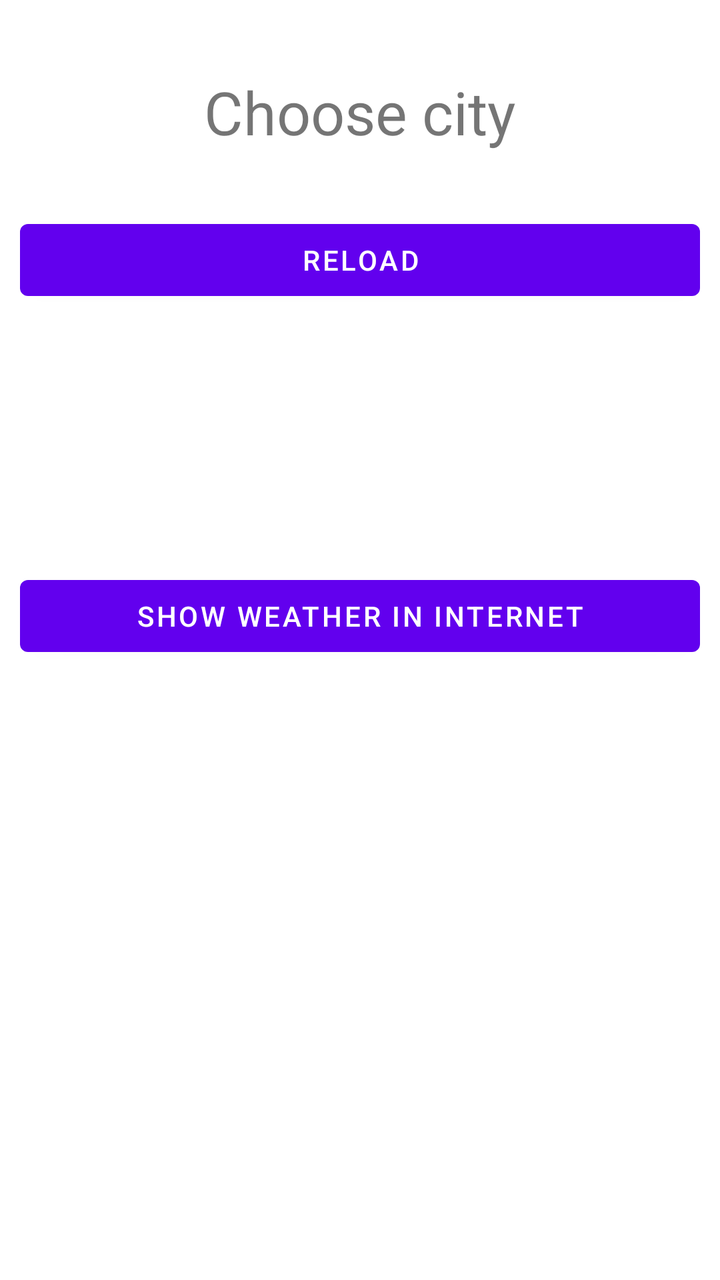
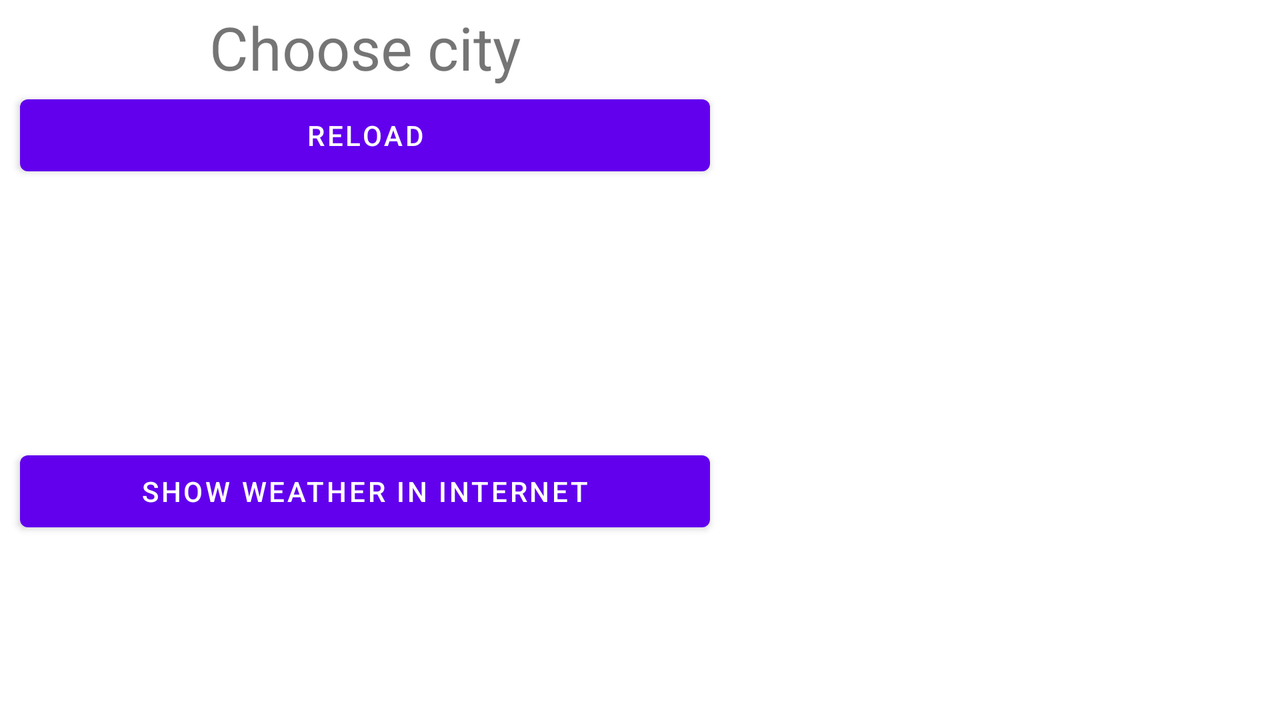

An Android layout and its configuration variant, each rendered on a device that would load it. The default file and the variant file are quoted in full after the pictures.
<!-- AndroidManifest.xml: application theme lightStyle -->
<!-- res/layout/fragment_weather.xml -->
<?xml version="1.0" encoding="utf-8"?>
<androidx.constraintlayout.widget.ConstraintLayout xmlns:android="http://schemas.android.com/apk/res/android"
    xmlns:app="http://schemas.android.com/apk/res-auto"
    xmlns:tools="http://schemas.android.com/tools"
    android:layout_width="match_parent"
    android:layout_height="match_parent"
    android:id="@+id/fragment_weather"
    tools:context=".MainActivity">

    <com.google.android.material.textview.MaterialTextView
        android:id="@+id/myCity"
        android:layout_width="wrap_content"
        android:layout_height="wrap_content"
        android:layout_marginTop="@dimen/marginCity"
        android:background="?attr/selectableItemBackground"
        android:text="@string/city"
        android:textSize="30sp"
        android:visibility="visible"
        app:layout_constraintBottom_toBottomOf="parent"
        app:layout_constraintEnd_toEndOf="parent"
        app:layout_constraintStart_toStartOf="parent"
        app:layout_constraintTop_toTopOf="parent"
        app:layout_constraintVertical_bias="0.01"
        tools:ignore="MissingConstraints" />

    <FrameLayout
        android:layout_width="20dp"
        android:layout_height="40dp"
        android:id="@+id/imageThermometer"
        android:layout_marginStart="10dp"
        app:layout_constraintBottom_toBottomOf="@+id/myCity"
        app:layout_constraintStart_toEndOf="@+id/myCity"
        tools:ignore="MissingConstraints">

    </FrameLayout>

    <ProgressBar
        android:layout_width="match_parent"
        android:layout_height="30dp"
        android:id="@+id/progressBarr"
        app:layout_constraintTop_toBottomOf="@id/myCity"
        android:visibility="invisible"/>

    <com.google.android.material.button.MaterialButton
        android:id="@+id/buttonShowWeather"
        android:layout_width="0dp"
        android:layout_height="wrap_content"
        style="@style/marginStart_marginEnd"
        android:layout_marginTop="@dimen/marginCity"
        android:text="@string/reload"
        app:layout_constraintEnd_toEndOf="parent"
        app:layout_constraintHorizontal_weight="0.7"
        app:layout_constraintStart_toStartOf="parent"
        app:layout_constraintTop_toBottomOf="@+id/myCity"
        tools:ignore="MissingConstraints,OnClick" />

    <androidx.recyclerview.widget.RecyclerView
        android:id="@+id/recyclerViewForWeather"
        android:layout_width="match_parent"
        android:layout_height="wrap_content"
        style="@style/marginStart_marginEnd"
        android:layoutAnimation="@anim/anim"
        app:layout_constraintTop_toBottomOf="@+id/buttonShowWeather"
        tools:ignore="MissingConstraints" />

    <com.google.android.material.textview.MaterialTextView
        android:id="@+id/textViewSpeedWind"
        android:layout_width="0dp"
        android:layout_height="50dp"
        android:layout_marginTop="10dp"
        android:layout_marginEnd="10dp"
        android:gravity="center"
        android:textSize="30sp"
        android:visibility="invisible"
        app:layout_constraintEnd_toEndOf="parent"
        app:layout_constraintHorizontal_weight="0.5"
        app:layout_constraintStart_toEndOf="@id/textViewSpeedWindSign"
        app:layout_constraintTop_toBottomOf="@+id/textViewPressureSign" />

    <com.google.android.material.textview.MaterialTextView
        android:id="@+id/textViewPressure"
        android:layout_width="0dp"
        android:layout_height="50dp"
        android:layout_marginTop="10dp"
        android:layout_marginEnd="10dp"
        android:gravity="center"
        android:textSize="30sp"
        android:visibility="invisible"
        app:layout_constraintEnd_toEndOf="parent"
        app:layout_constraintHorizontal_weight="0.5"
        app:layout_constraintStart_toEndOf="@id/textViewPressureSign"
        app:layout_constraintTop_toBottomOf="@+id/recyclerViewForWeather" />

    <com.google.android.material.textview.MaterialTextView
        android:id="@+id/textViewSpeedWindSign"
        android:layout_width="wrap_content"
        android:layout_height="50dp"
        android:layout_marginStart="10dp"
        android:layout_marginTop="10dp"
        android:gravity="center"
        android:text="@string/speed_of_wind"
        android:textSize="30sp"
        android:visibility="invisible"
        app:layout_constraintEnd_toStartOf="@id/textViewSpeedWind"
        app:layout_constraintStart_toStartOf="parent"
        app:layout_constraintTop_toBottomOf="@+id/textViewPressure" />

    <com.google.android.material.textview.MaterialTextView
        android:id="@+id/textViewPressureSign"
        android:layout_width="wrap_content"
        android:layout_height="50dp"
        android:layout_marginStart="10dp"
        android:layout_marginTop="10dp"
        android:gravity="center"
        android:text="@string/pressure"
        android:textSize="30sp"
        android:visibility="invisible"
        app:layout_constraintEnd_toStartOf="@id/textViewPressure"
        app:layout_constraintStart_toStartOf="parent"
        app:layout_constraintTop_toBottomOf="@+id/recyclerViewForWeather" />

    <com.google.android.material.button.MaterialButton
        android:id="@+id/btnShowWeatherInInternet"
        style="@style/marginStart_marginEnd"
        android:layout_width="0dp"
        android:layout_height="wrap_content"
        android:layout_marginTop="10dp"
        android:text="@string/show_weather_in_internet"
        app:layout_constraintEnd_toEndOf="parent"
        app:layout_constraintStart_toStartOf="parent"
        app:layout_constraintTop_toBottomOf="@id/textViewSpeedWind" />

</androidx.constraintlayout.widget.ConstraintLayout>
<!-- resources referenced by this layout -->
<resources>
  <dimen name="marginCity">30dp</dimen>
  <string name="city" translatable="false">Choose city</string>
  <string name="pressure">Pressure:</string>
  <string name="reload">reload</string>
  <string name="show_weather_in_internet">Show weather in internet</string>
  <string name="speed_of_wind">Speed:</string>
  <style name="marginStart_marginEnd">
          <item name="android:layout_marginStart">10dp</item>
          <item name="android:layout_marginEnd">10dp</item>
      </style>
  <style name="lightStyle" parent="Theme.MaterialComponents.Light.NoActionBar">
          <item name="colorPrimary">@color/colorPrimary</item>
          <item name="colorPrimaryDark">@color/colorPrimaryDark</item>
          <item name="colorAccent">@color/colorAccent</item>
      </style>
</resources>
<!-- res/layout-land/fragment_weather.xml (the repository's variant of the layout above) -->
<!-- drawn on the phone turned sideways -->
<?xml version="1.0" encoding="utf-8"?>
<androidx.constraintlayout.widget.ConstraintLayout xmlns:android="http://schemas.android.com/apk/res/android"
    xmlns:app="http://schemas.android.com/apk/res-auto"
    xmlns:tools="http://schemas.android.com/tools"
    android:layout_width="match_parent"
    android:layout_height="match_parent"
    android:id="@+id/fragment_weather"
    tools:context=".MainActivity">

    <androidx.constraintlayout.widget.Guideline
        android:id="@+id/guideline"
        android:layout_width="wrap_content"
        android:layout_height="wrap_content"
        android:orientation="vertical"
        app:layout_constraintGuide_begin="365dp" />

    <com.google.android.material.textview.MaterialTextView
        android:id="@+id/myCity"
        android:layout_width="wrap_content"
        android:layout_height="wrap_content"
        android:layout_marginTop="@dimen/marginCity"
        android:background="?attr/selectableItemBackground"
        android:text="@string/city"
        android:textSize="30sp"
        android:visibility="visible"
        app:layout_constraintBottom_toBottomOf="parent"
        app:layout_constraintEnd_toEndOf="@id/guideline"
        app:layout_constraintStart_toStartOf="parent"
        app:layout_constraintTop_toTopOf="parent"
        app:layout_constraintVertical_bias="0.01"
        tools:ignore="MissingConstraints" />

    <ProgressBar
        android:layout_width="match_parent"
        android:layout_height="30dp"
        android:id="@+id/progressBarr"
        app:layout_constraintTop_toBottomOf="@id/myCity"
        android:visibility="invisible"/>

    <FrameLayout
        android:layout_width="20dp"
        android:layout_height="40dp"
        android:id="@+id/imageThermometer"
        android:layout_marginStart="10dp"
        app:layout_constraintBottom_toBottomOf="@+id/myCity"
        app:layout_constraintStart_toEndOf="@+id/myCity"
        tools:ignore="MissingConstraints">

    </FrameLayout>

    <androidx.recyclerview.widget.RecyclerView
        android:id="@+id/recyclerViewForWeather"
        style="@style/marginStart_marginEnd"
        android:layout_width="0dp"
        android:layout_height="wrap_content"
        android:layout_marginTop="50dp"
        android:layoutAnimation="@anim/anim"
        app:layout_constraintEnd_toEndOf="parent"
        app:layout_constraintStart_toEndOf="@id/guideline"
        app:layout_constraintTop_toTopOf="parent"
        tools:ignore="MissingConstraints" />

    <com.google.android.material.button.MaterialButton
        android:id="@+id/buttonShowWeather"
        style="@style/marginStart_marginEnd"
        android:layout_width="0dp"
        android:layout_height="wrap_content"
        android:layout_marginTop="@dimen/marginCity"
        android:text="@string/reload"
        app:layout_constraintEnd_toEndOf="@id/guideline"
        app:layout_constraintHorizontal_weight="0.7"
        app:layout_constraintStart_toStartOf="parent"
        app:layout_constraintTop_toBottomOf="@+id/myCity"
        tools:ignore="MissingConstraints,OnClick" />

    <com.google.android.material.textview.MaterialTextView
        android:id="@+id/textViewSpeedWind"
        android:layout_width="0dp"
        android:layout_height="50dp"
        android:layout_marginTop="10dp"
        android:layout_marginEnd="10dp"
        android:gravity="center"
        android:textSize="30sp"
        android:visibility="invisible"
        app:layout_constraintEnd_toEndOf="@id/guideline"
        app:layout_constraintHorizontal_weight="0.5"
        app:layout_constraintStart_toEndOf="@id/textViewSpeedWindSign"
        app:layout_constraintTop_toBottomOf="@+id/textViewPressureSign" />

    <com.google.android.material.textview.MaterialTextView
        android:id="@+id/textViewPressure"
        android:layout_width="0dp"
        android:layout_height="50dp"
        android:layout_marginTop="10dp"
        android:layout_marginEnd="10dp"
        android:gravity="center"
        android:textSize="30sp"
        android:visibility="invisible"
        app:layout_constraintEnd_toEndOf="@id/guideline"
        app:layout_constraintHorizontal_weight="0.5"
        app:layout_constraintStart_toEndOf="@id/textViewPressureSign"
        app:layout_constraintTop_toBottomOf="@+id/buttonShowWeather" />

    <com.google.android.material.textview.MaterialTextView
        android:id="@+id/textViewSpeedWindSign"
        android:layout_width="wrap_content"
        android:layout_height="50dp"
        android:layout_marginStart="10dp"
        android:layout_marginTop="10dp"
        android:gravity="center"
        android:text="@string/speed_of_wind"
        android:textSize="30sp"
        android:visibility="invisible"
        app:layout_constraintEnd_toStartOf="@id/textViewSpeedWind"
        app:layout_constraintStart_toStartOf="parent"
        app:layout_constraintTop_toBottomOf="@+id/textViewPressure" />

    <com.google.android.material.textview.MaterialTextView
        android:id="@+id/textViewPressureSign"
        android:layout_width="wrap_content"
        android:layout_height="50dp"
        android:layout_marginStart="10dp"
        android:layout_marginTop="10dp"
        android:gravity="center"
        android:text="@string/pressure"
        android:textSize="30sp"
        android:visibility="invisible"
        app:layout_constraintEnd_toStartOf="@id/textViewPressure"
        app:layout_constraintStart_toStartOf="parent"
        app:layout_constraintTop_toBottomOf="@+id/buttonShowWeather" />

    <com.google.android.material.button.MaterialButton
        android:id="@+id/btnShowWeatherInInternet"
        style="@style/marginStart_marginEnd"
        android:layout_width="0dp"
        android:layout_height="wrap_content"
        android:layout_marginTop="10dp"
        android:text="@string/show_weather_in_internet"
        app:layout_constraintEnd_toEndOf="@id/guideline"
        app:layout_constraintStart_toStartOf="parent"
        app:layout_constraintTop_toBottomOf="@id/textViewSpeedWind" />

</androidx.constraintlayout.widget.ConstraintLayout>
<!-- resources referenced by the variant -->
<!-- as the phone turned sideways resolves them -->
<resources>
  <!-- from res/values-land/ -->
  <dimen name="marginCity">0dp</dimen>
  <string name="city" translatable="false">Choose city</string>
  <string name="pressure">Pressure:</string>
  <string name="reload">reload</string>
  <string name="show_weather_in_internet">Show weather in internet</string>
  <string name="speed_of_wind">Speed:</string>
  <style name="marginStart_marginEnd">
          <item name="android:layout_marginStart">10dp</item>
          <item name="android:layout_marginEnd">10dp</item>
      </style>
  <style name="lightStyle" parent="Theme.MaterialComponents.Light.NoActionBar">
          <item name="colorPrimary">@color/colorPrimary</item>
          <item name="colorPrimaryDark">@color/colorPrimaryDark</item>
          <item name="colorAccent">@color/colorAccent</item>
      </style>
</resources>
